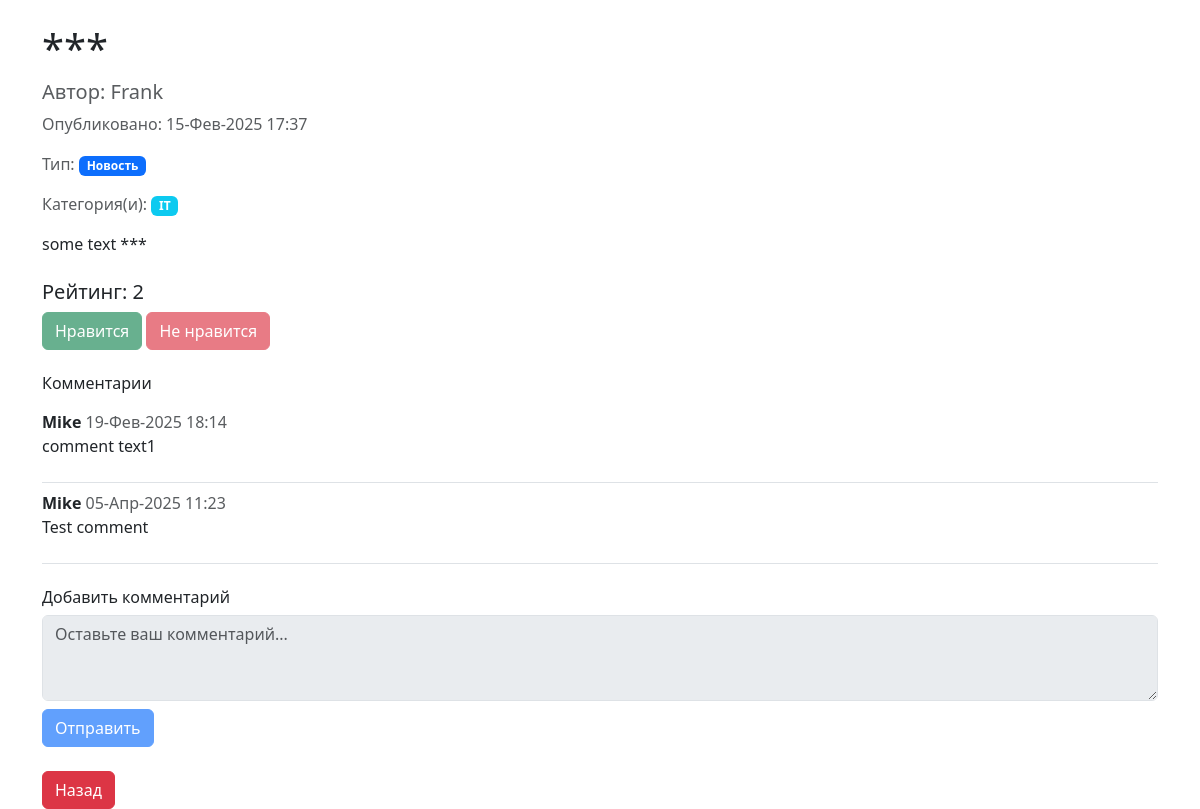
The page /news/1/ on the database its author committed.
### newapp/models.py (models this page shows, shortened)
class Post(models.Model):
    author = models.ForeignKey(Author, on_delete=models.CASCADE)
    NEWS = 'NW'
    ARTICLE = 'AR'
    CATEGORY_CHOICES = (
        (NEWS, 'Новость'),
        (ARTICLE, 'Статья'),
    )
    CategoryType = models.CharField(
        max_length=2,
        choices=CATEGORY_CHOICES,
        default=ARTICLE
    )
    dateCreation = models.DateTimeField(auto_now_add=True)
    categories = models.ManyToManyField(Category, through='PostCategory')
    title = models.CharField(max_length=128)
    text = models.TextField()
    rating = models.SmallIntegerField(default=0)

class Author(models.Model):
    AuthorUser = models.OneToOneField(User, on_delete=models.CASCADE)
    ratingAuthor = models.IntegerField(default=0)

class Category(models.Model):
    name = models.CharField(max_length=64, unique=True)

class Comment(models.Model):
    commentPost = models.ForeignKey(Post, on_delete=models.CASCADE)
    commentUser = models.ForeignKey(User, on_delete=models.CASCADE)
    text = models.TextField()
    dateCreation = models.DateTimeField(auto_now_add=True)
    rating = models.SmallIntegerField(default=0)

### newapp/views.py (the view)
# urls.py: path('news/<int:id>/', news_detail, name='news_detail'),
def news_detail(request, id):
    post = get_object_or_404(Post, id=id)
    comments = post.comment_set.all()
    context = {
        'post': post,
        'comments': comments,
    }
    return render(request, 'news/news_detail.html', context)

### newapp/templatetags/custom_filters.py (called while the page is built)
def censor(value):
    for word in BAD_WORDS:
        value = re.sub(
            r'\b' + re.escape(word) + r'\b',
            '*' * len(word),
            value,
            flags=re.IGNORECASE)
    return value

### templates/news/news_detail.html (shortened to what this page needs)
{% extends 'default.html' %}
{% load custom_filters %}
{% block content %}
<div class="container mt-4">
    <h1>{{ post.title|censor }}</h1>
    <h5 class="text-muted">Автор: {{ post.author.AuthorUser.first_name }} {{ post.author.AuthorUser.last_name }}</h5>
    <p class="text-muted">Опубликовано: {{ post.dateCreation|date:"d-M-Y H:i" }}</p>
     <p class="text-muted">
        Тип:
        {% if post.CategoryType == 'NW' %}
            <span class="badge bg-primary">Новость</span>
        {% elif post.CategoryType == 'AR' %}
            <span class="badge bg-secondary">Статья</span>
        {% endif %}
    </p>
     <p class="text-muted">
        Категория(и):
        {% for category in post.categories.all %}
            <span class="badge bg-info">{{ category.name }}</span>{% if not forloop.last %}, {% endif %}
        {% endfor %}
    </p>
    <p>{{ post.text|censor }}</p>
    <div class="mt-4">
        <h5>Рейтинг: {{ post.rating }}</h5>
        <button class="btn btn-success" onclick="" disabled>Нравится</button>
        <button class="btn btn-danger" onclick="" disabled>Не нравится</button>
    </div>
    <div class="mt-4">
        <h6>Комментарии</h6>
        {% if comments %}
            <ul class="list-unstyled">
                {% for comment in comments %}
                    <li class="border-bottom py-2">
                        <strong>{{ comment.commentUser.username }}</strong>
                        <span class="text-muted">{{ comment.dateCreation|date:"d-M-Y H:i" }}</span>
                        <p>{{ comment.text|censor }}</p>
                    </li>
                {% endfor %}
            </ul>
        {% else %}
            <p>Комментариев пока нет.</p>
        {% endif %}
    </div>
    <div class="mt-4">
        <h6>Добавить комментарий</h6>
        <form method="post">
            <textarea class="form-control" name="comment_text" rows="3" placeholder="Оставьте ваш комментарий..." disabled></textarea>
            <button type="submit" class="btn btn-primary mt-2" disabled>Отправить</button>
            <div class="mt-4">
                <a href="javascript:history.back()" class="btn btn-danger">Назад</a>
            </div>
        </form>
    </div>
</div>
{% endblock %}

### templates/default.html (shortened to what this page needs)
{% load static %}
<!DOCTYPE html>
<html lang="ru">
<head>
    <link rel="stylesheet" href="{% static 'css/bootstrap.min.css' %}">
</head>
<body>
    <main>
        {% block content %}{% endblock %}
    </main>
</body>
</html>

### rows shown on the page
Post: title|censor "***", author.AuthorUser.first_name "Frank", dateCreation "15-Фев-2025 17:37", text|censor "some text ***", rating "2"
Category: name "IT"
Comment: commentUser.username "Mike", dateCreation "19-Фев-2025 18:14", text|censor "comment text1"
Comment: commentUser.username "Mike", dateCreation "05-Апр-2025 11:23", text|censor "Test comment"
